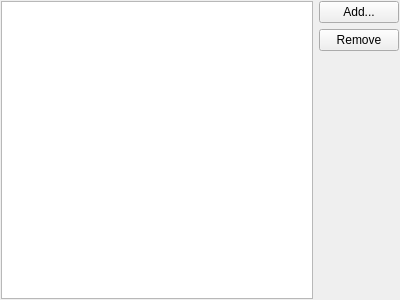
<?xml version="1.0" encoding="UTF-8"?>
<ui version="4.0">
 <class>AccountsListWidget</class>
 <widget class="QWidget" name="AccountsListWidget">
  <property name="geometry">
   <rect>
    <x>0</x>
    <y>0</y>
    <width>400</width>
    <height>300</height>
   </rect>
  </property>
  <property name="windowTitle">
   <string/>
  </property>
  <layout class="QHBoxLayout" name="horizontalLayout">
   <property name="margin">
    <number>1</number>
   </property>
   <item>
    <widget class="QTreeView" name="Accounts_"/>
   </item>
   <item>
    <layout class="QVBoxLayout" name="verticalLayout">
     <item>
      <widget class="QPushButton" name="Add_">
       <property name="text">
        <string>Add...</string>
       </property>
      </widget>
     </item>
     <item>
      <widget class="QPushButton" name="Remove_">
       <property name="text">
        <string>Remove</string>
       </property>
      </widget>
     </item>
     <item>
      <spacer name="verticalSpacer">
       <property name="orientation">
        <enum>Qt::Vertical</enum>
       </property>
       <property name="sizeHint" stdset="0">
        <size>
         <width>20</width>
         <height>40</height>
        </size>
       </property>
      </spacer>
     </item>
    </layout>
   </item>
  </layout>
 </widget>
 <resources/>
 <connections/>
</ui>
